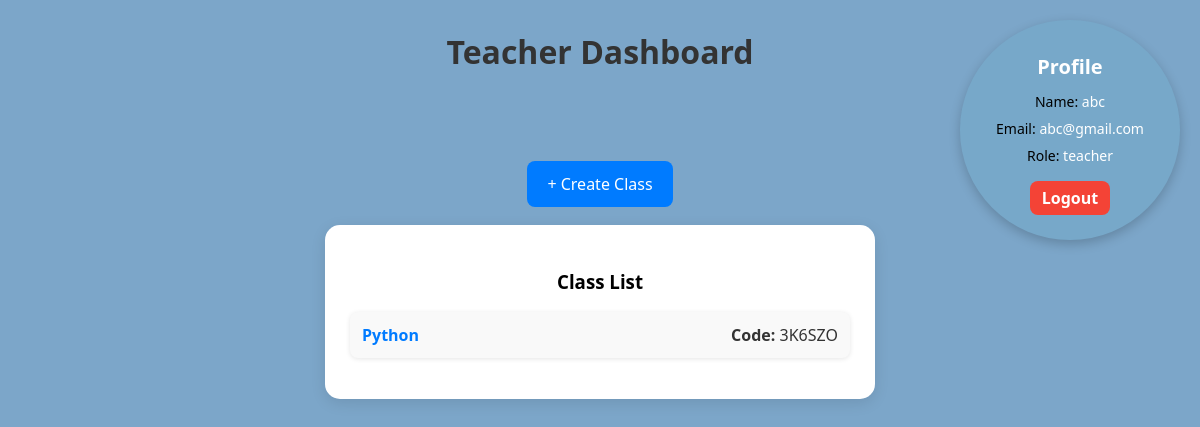
Page /dashboard_teacher (signed in) on the earlier database version.
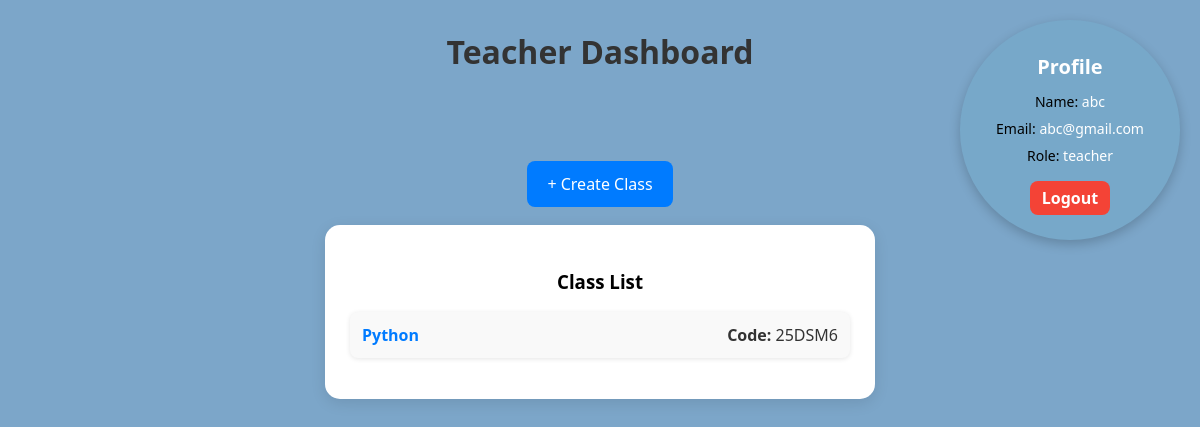
Same page on the later database version.
### app.py (models this page shows)
class User(UserMixin,db.Model):
    id = db.Column(db.Integer, primary_key=True)
    username = db.Column(db.String(100),nullable =False)
    email = db.Column(db.String(100),unique =True)
    password = db.Column(db.String(100), unique =True,nullable =False)
    role = db.Column(db.String(20),nullable =False)

class Classes(db.Model):
   id = db.Column(db.Integer,primary_key=True)
   class_name = db.Column(db.String(50),nullable=False)
   teacher_id = db.Column(db.Integer,db.ForeignKey('user.id'))
   class_code = db.Column(db.String(20),nullable=False,unique=True)

### app.py (the view)
@app.route('/dashboard_teacher')
@login_required
def dashboard_teacher():
   if current_user.role == 'teacher':
      flash("Welcome!!")
   classes = Classes.query.filter_by(teacher_id=current_user.id).all()
   return render_template('dashboard_teacher.html',classes = classes, name=current_user.username,email=current_user.email,role=current_user.role)

### app.py (called while the page is built)
@login_manager.user_loader
def load_user(user_id):
    return User.query.get(int(user_id))

### templates/dashboard_teacher.html (shortened to what this page needs)
{% extends 'base.html' %}
{% block head %}
<h1 align="center">Teacher Dashboard</h1>
<link rel="stylesheet" href="{{ url_for('static', filename='teacher_dashboard.css') }}">
{% endblock %}
{% block body %}
<div class="teacher-dashboard">
  <div class="profile-circle">
    <h2>Profile</h2>
    <p><l style = color:black>Name:</l> {{ name }}</p>
    <p><l style = color:black>Email:</l> {{ email }}</p>
    <p><l style = color:black>Role:</l> {{ role }}</p>
    <a href="{{ url_for('logout') }}" class="logout-btn">Logout</a>
  </div>
  <div class="actions">
    <a href="{{ url_for('create_class') }}" class="create-btn">+ Create Class</a>
  </div>
<div class="class-section">
  <h3>Class List</h3>
  {% if classes %}
    <ul class="class-list">
      {% for cls in classes %}
      <li>
        <a href="{{ url_for('view_class', class_id=cls.id) }}">
          <strong>{{ cls.class_name }}</strong>
        </a>
        <span><strong>Code:</strong> {{ cls.class_code }}</span>
      </li>
      {% endfor %}
    </ul>
  {% else %}
    <p class="no-class">No classes created yet. Click "Create Class" to get started!</p>
  {% endif %}
</div>
  </div>
{% endblock %}

### templates/base.html (shortened to what this page needs)
<!DOCTYPE html>
<html lang="en">
<head>
    <link rel="stylesheet" href="{{ url_for('static', filename='style.css') }}">
    {% block head %}{% endblock %}
</head>
<body>
    {% block body %}{% endblock %}
</body>
</html>

### static/teacher_dashboard.css (style rules this page uses)
body { font-family: 'Segoe UI', sans-serif; background-color: #7ca6c9; margin: 0; padding: 0; position: relative; min-height: 100vh; }
h1 { text-align: center; color: #333; margin-top: 30px; }
.teacher-dashboard { display: flex; flex-direction: column; align-items: center; margin-top: 100px; }
.profile-circle { position: fixed; top: 20px; right: 20px; width: 180px; height: 180px; background-color: #77a8c9 ; border-radius: 50%; display: flex; flex-direction: column; justify-content: center; align-items: center; color: white; text-align: center; box-shadow: 0 4px 12px rgba(0, 0, 0, 0.2); padding: 20px; z-index: 100; }
.profile-circle h2 { margin: 8px 0; font-size: 20px; font-weight: bold; }
.profile-circle p { margin: 4px 0; font-size: 14px; }
.profile-circle a { margin-top: 12px; font-size: 16px; background-color: #f44336; color: white; padding: 6px 12px; border-radius: 8px; text-decoration: none; font-weight: bold; }
.actions { margin-bottom: 30px; }
.create-btn { background-color: #007bff; color: white; padding: 12px 20px; border-radius: 8px; text-decoration: none; font-weight: 500; transition: background-color 0.3s ease; }
.class-section { background: white; padding: 25px; border-radius: 15px; box-shadow: 0 4px 15px rgba(0, 0, 0, 0.1); width: 500px; text-align: center; }
.class-list { list-style-type: none; padding: 0; }
.class-list li { background: #f9f9f9; margin: 10px 0; padding: 12px; border-radius: 8px; box-shadow: 0 1px 5px rgba(0, 0, 0, 0.1); text-align: left; }
.class-list li a { text-decoration: none; color: #007bff; }
.class-list li span { float: right; color: #333; }

Differences in the rows shown:
changed Classes "Python": class_code "3K6SZO" → "25DSM6"
